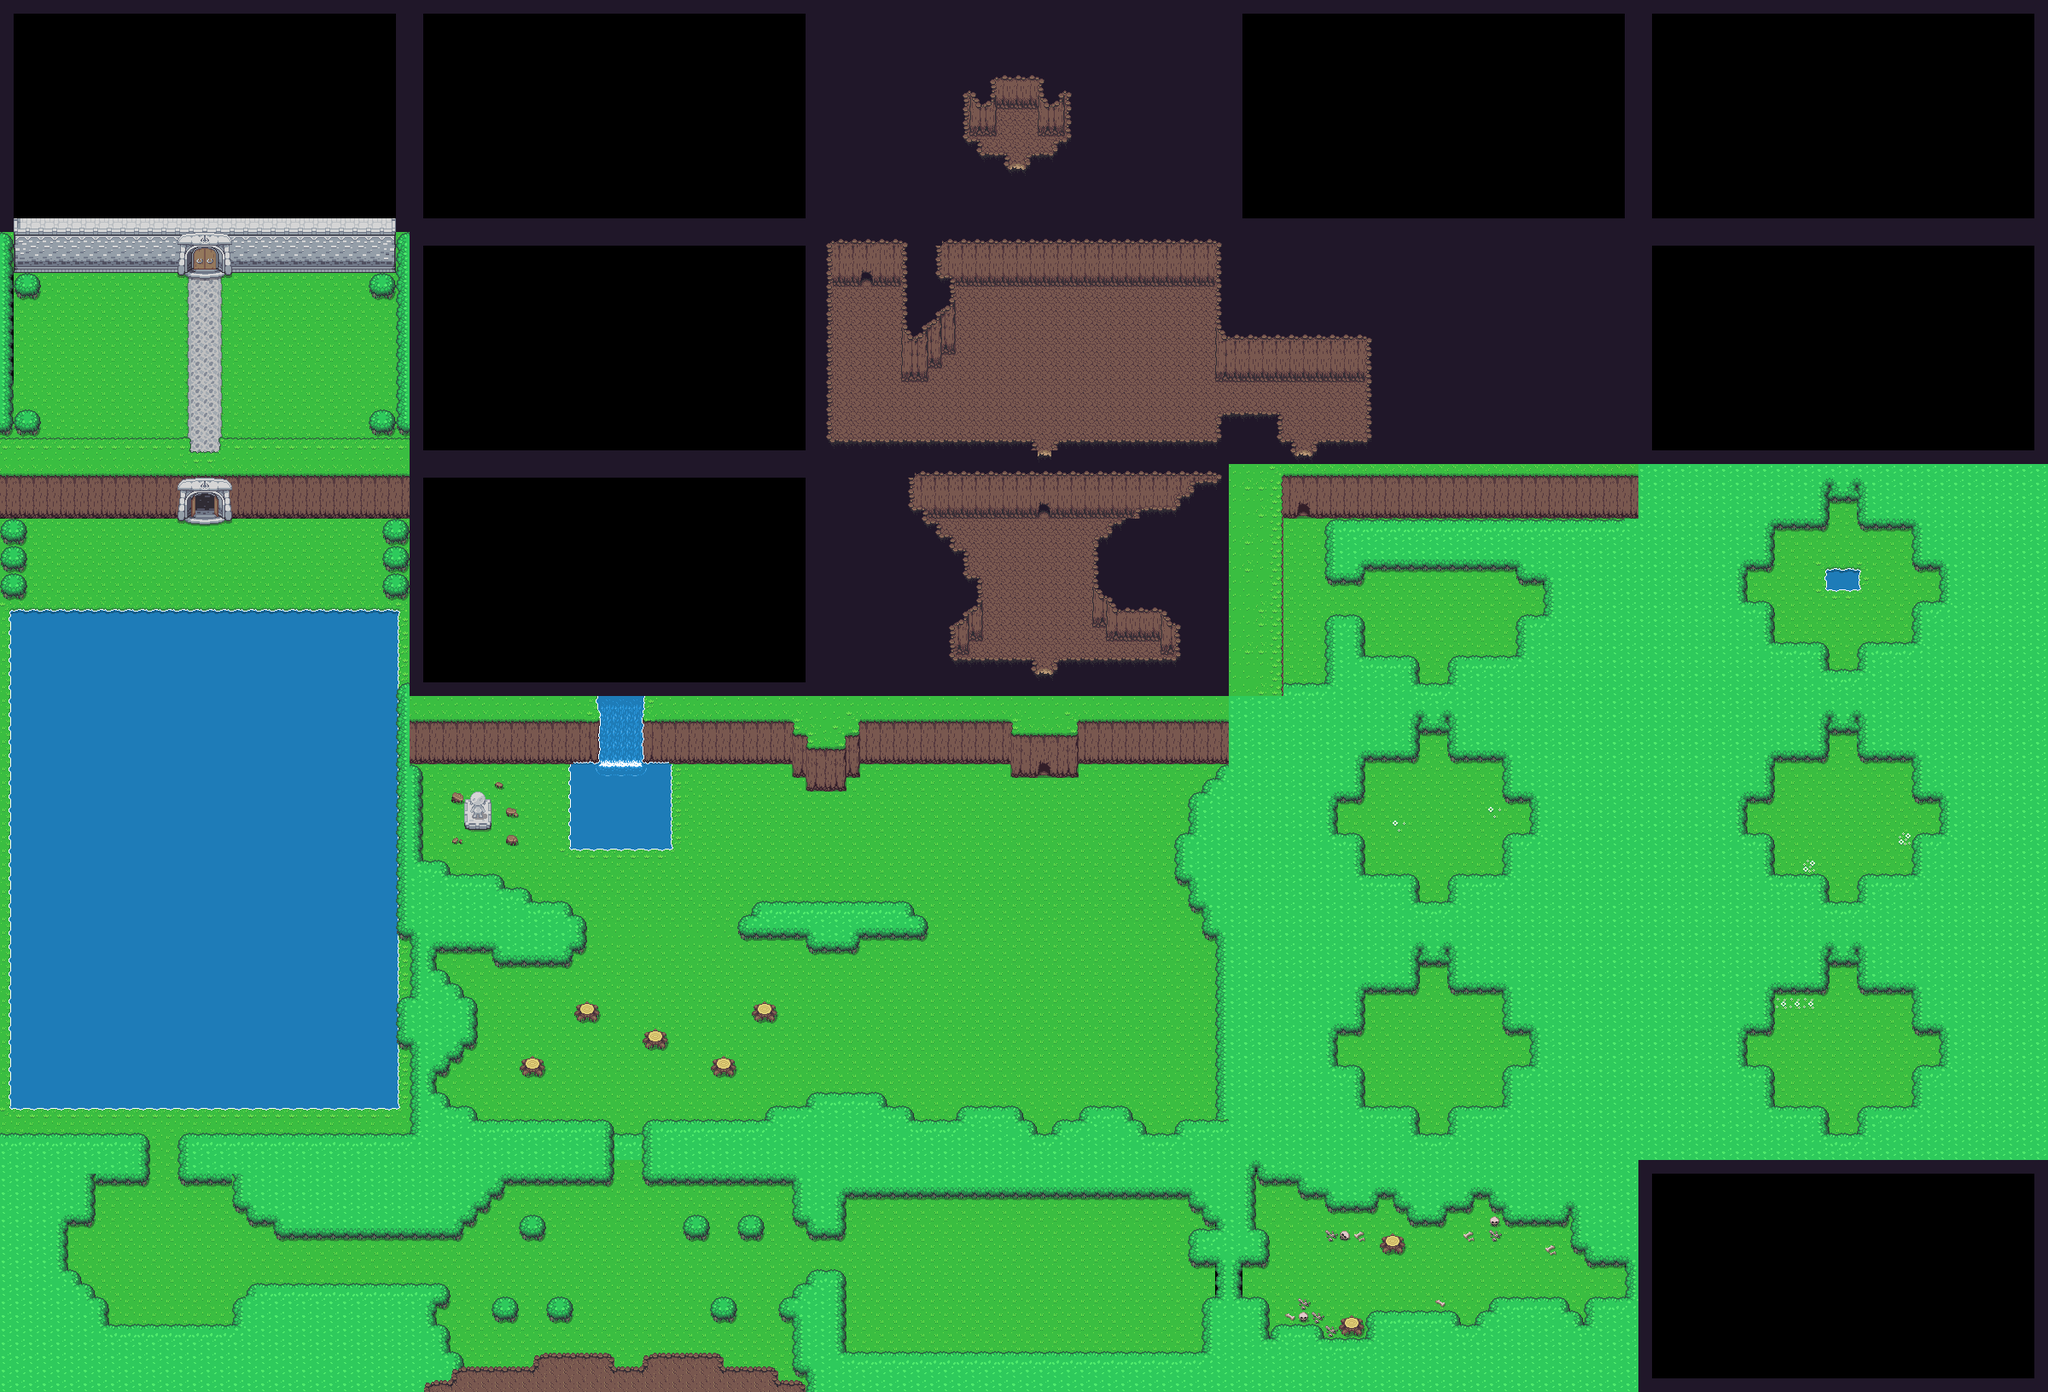

Tiled map render using the project's own tile images. Description and the map definition, with tile-layer contents summarised, below:
An orthogonal 150x102 tile map with 16x16 px tiles, 3 tile layers (Ground, OnGround, Wall), 2 tilesets.

<map version="1.0" tiledversion="1.0.2" orientation="orthogonal" renderorder="left-up" width="150" height="102" tilewidth="16" tileheight="16" nextobjectid="3">
 <tileset firstgid="1" source="../Resources/Tilesets/Cave.tsx" />
 <tileset firstgid="1001" source="../Resources/Tilesets/Overworld.tsx" />
 <layer name="Ground" width="150" height="102">
  <data>[15300 cells, 7764 non-empty, 10 distinct tile ids]</data>
 </layer>
 <layer name="OnGround" width="150" height="102">
  <data>[15300 cells, 1391 non-empty, 45 distinct tile ids]</data>
 </layer>
 <objectgroup name="Objects" />
 <layer name="Wall" width="150" height="102">
  <data>[15300 cells, 6967 non-empty, 119 distinct tile ids]</data>
 </layer>
</map>
